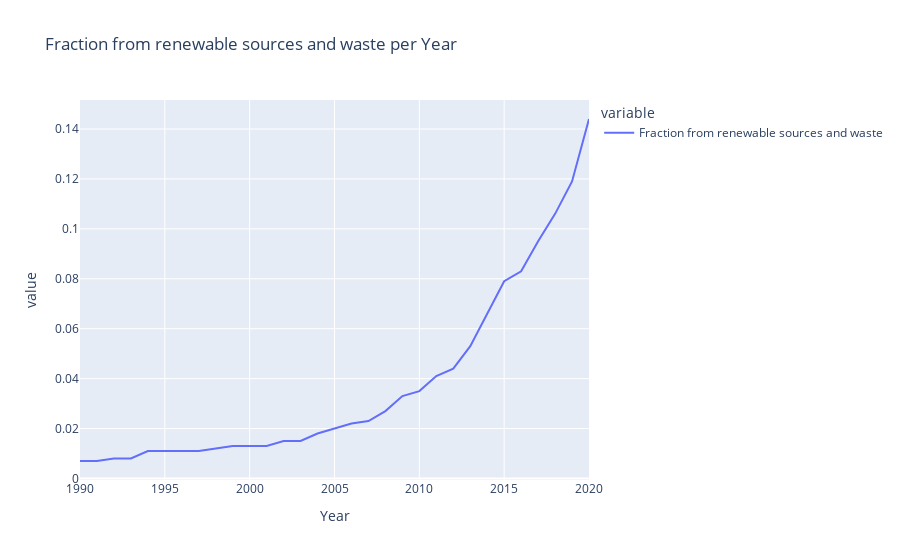

The notebook cell saved with this chart:
### Markdown cell above
### 3. Line chart for Fraction from renewable sources and waste in each year

### Code cell
fig = px.line(df, x='Year', y=['Fraction from renewable sources and waste'], 
              title='Fraction from renewable sources and waste per Year')

# Show the plot
fig.show()

### Figure 1 — Plotly figure (JSON) as saved in the notebook; plotly's stock layout.template omitted (floating-point values rounded to 4 significant figures)
{"data": [{"hovertemplate": "variable=Fraction from renewable sources and waste<br>Year=%{x}<br>value=%{y}<extra></extra>", "legendgroup": "Fraction from renewable sources and waste", "line": {"color": "#636efa", "dash": "solid"}, "marker": {"symbol": "circle"}, "mode": "lines", "name": "Fraction from renewable sources and waste", "orientation": "v", "showlegend": true, "type": "scatter", "x": ["1990-01-01T00:00:00", "1991-01-01T00:00:00", "1992-01-01T00:00:00", "1993-01-01T00:00:00", "1994-01-01T00:00:00", "1995-01-01T00:00:00", "1996-01-01T00:00:00", "1997-01-01T00:00:00", "1998-01-01T00:00:00", "1999-01-01T00:00:00", "2000-01-01T00:00:00", "2001-01-01T00:00:00", "2002-01-01T00:00:00", "2003-01-01T00:00:00", "2004-01-01T00:00:00", "2005-01-01T00:00:00", "2006-01-01T00:00:00", "2007-01-01T00:00:00", "2008-01-01T00:00:00", "2009-01-01T00:00:00", "2010-01-01T00:00:00", "2011-01-01T00:00:00", "2012-01-01T00:00:00", "2013-01-01T00:00:00", "2014-01-01T00:00:00", "2015-01-01T00:00:00", "2016-01-01T00:00:00", "2017-01-01T00:00:00", "2018-01-01T00:00:00", "2019-01-01T00:00:00", "2020-01-01T00:00:00"], "xaxis": "x", "y": [0.007, 0.007, 0.008, 0.008, 0.011, 0.011, 0.011, 0.011, 0.012, 0.013, 0.013, 0.013, 0.015, 0.015, 0.018, 0.02, 0.022, 0.023, 0.027, 0.033, 0.035, 0.041, 0.044, 0.053, 0.066, 0.079, 0.083, 0.095, 0.106, 0.119, 0.144], "yaxis": "y"}], "layout": {"legend": {"title": {"text": "variable"}, "tracegroupgap": 0}, "title": {"text": "Fraction from renewable sources and waste per Year"}, "xaxis": {"anchor": "y", "domain": [0, 1], "title": {"text": "Year"}}, "yaxis": {"anchor": "x", "domain": [0, 1], "title": {"text": "value"}}}}
